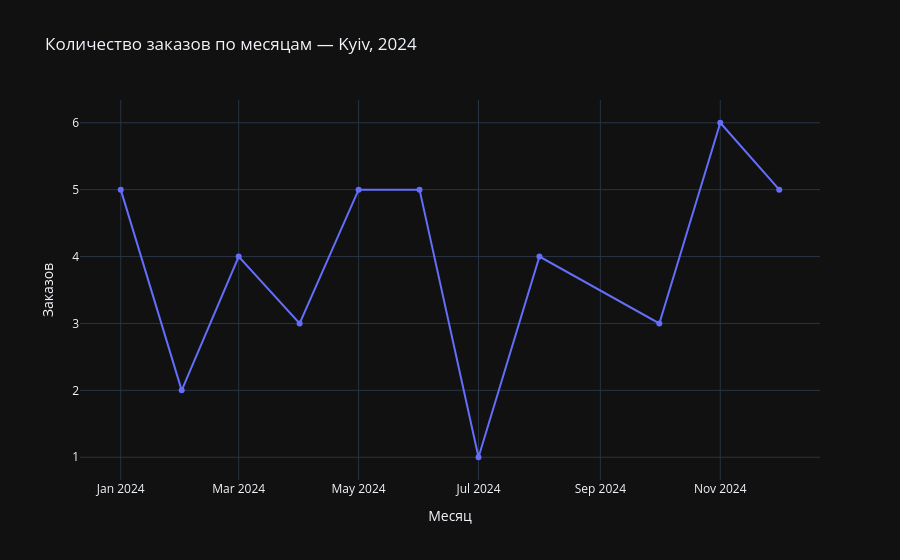

Notebook source saved alongside this figure:
### Code cell
import plotly.express as px

query = sqlalchemy.text("""
SELECT strftime('%Y-%m', o.order_date) AS month, COUNT(*) AS orders_count
FROM orders o
JOIN customers c ON o.CustomerID = c.CustomerID
WHERE c.Location = 'Kyiv'
GROUP BY month
ORDER BY month
""")
task5 = pd.read_sql(query, con=engine_orders)

fig = px.line(task5, x='month', y='orders_count', markers=True,
              title='Количество заказов по месяцам — Kyiv, 2024',
              labels={'month': 'Месяц', 'orders_count': 'Заказов'})
fig.show()

### Figure 1 — Plotly figure (JSON) as saved in the notebook; plotly's stock layout.template omitted (floating-point values rounded to 4 significant figures)
{"data": [{"hovertemplate": "Месяц=%{x}<br>Заказов=%{y}<extra></extra>", "legendgroup": "", "line": {"color": "#636efa", "dash": "solid"}, "marker": {"symbol": "circle"}, "mode": "lines+markers", "name": "", "orientation": "v", "showlegend": false, "x": ["2024-01", "2024-02", "2024-03", "2024-04", "2024-05", "2024-06", "2024-07", "2024-08", "2024-10", "2024-11", "2024-12"], "xaxis": "x", "y": [5, 2, 4, 3, 5, 5, 1, 4, 3, 6, 5], "yaxis": "y", "type": "scatter"}], "layout": {"xaxis": {"anchor": "y", "domain": [0.0, 1.0], "title": {"text": "Месяц"}}, "yaxis": {"anchor": "x", "domain": [0.0, 1.0], "title": {"text": "Заказов"}}, "legend": {"tracegroupgap": 0}, "title": {"text": "Количество заказов по месяцам — Kyiv, 2024"}}}
